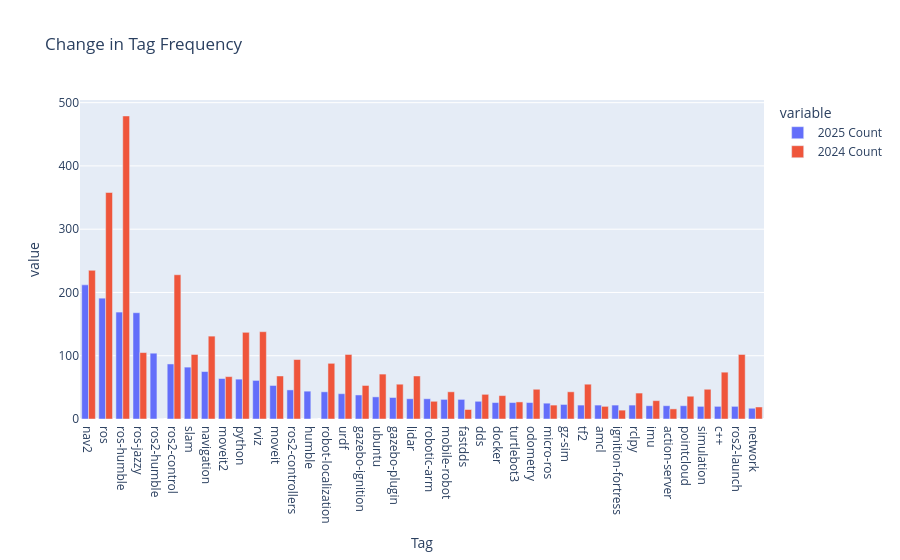

Notebook code cell kept with this figure:
### Code cell
fig = px.bar(df[2:42], x="Tag", y=["2025 Count","2024 Count"], barmode='group',title="Change in Tag Frequency")
fig.show()

### Figure 1 — Plotly figure (JSON) as saved in the notebook; plotly's stock layout.template omitted (floating-point values rounded to 4 significant figures)
{"data": [{"alignmentgroup": "True", "hovertemplate": "variable=2025 Count<br>Tag=%{x}<br>value=%{y}<extra></extra>", "legendgroup": "2025 Count", "marker": {"color": "#636efa", "pattern": {"shape": ""}}, "name": "2025 Count", "offsetgroup": "2025 Count", "orientation": "v", "showlegend": true, "textposition": "auto", "type": "bar", "x": ["nav2", "ros", "ros-humble", "ros-jazzy", "ros2-humble", "ros2-control", "slam", "navigation", "moveit2", "python", "rviz", "moveit", "ros2-controllers", "humble", "robot-localization", "urdf", "gazebo-ignition", "ubuntu", "gazebo-plugin", "lidar", "robotic-arm", "mobile-robot", "fastdds", "dds", "docker", "turtlebot3", "odometry", "micro-ros", "gz-sim", "tf2", "amcl", "ignition-fortress", "rclpy", "imu", "action-server", "pointcloud", "simulation", "c++", "ros2-launch", "network"], "xaxis": "x", "y": [212.0, 191.0, 169.0, 168.0, 104.0, 87.0, 82.0, 75.0, 64.0, 63.0, 61.0, 53.0, 46.0, 44.0, 43.0, 40.0, 38.0, 35.0, 34.0, 32.0, 32.0, 31.0, 31.0, 28.0, 26.0, 26.0, 26.0, 25.0, 23.0, 22.0, 22.0, 22.0, 22.0, 21.0, 21.0, 21.0, 20.0, 20.0, 20.0, 17.0], "yaxis": "y"}, {"alignmentgroup": "True", "hovertemplate": "variable=2024 Count<br>Tag=%{x}<br>value=%{y}<extra></extra>", "legendgroup": "2024 Count", "marker": {"color": "#EF553B", "pattern": {"shape": ""}}, "name": "2024 Count", "offsetgroup": "2024 Count", "orientation": "v", "showlegend": true, "textposition": "auto", "type": "bar", "x": ["nav2", "ros", "ros-humble", "ros-jazzy", "ros2-humble", "ros2-control", "slam", "navigation", "moveit2", "python", "rviz", "moveit", "ros2-controllers", "humble", "robot-localization", "urdf", "gazebo-ignition", "ubuntu", "gazebo-plugin", "lidar", "robotic-arm", "mobile-robot", "fastdds", "dds", "docker", "turtlebot3", "odometry", "micro-ros", "gz-sim", "tf2", "amcl", "ignition-fortress", "rclpy", "imu", "action-server", "pointcloud", "simulation", "c++", "ros2-launch", "network"], "xaxis": "x", "y": [235.0, 358.0, 479.0, 105.0, 0.0, 228.0, 102.0, 131.0, 67.0, 137.0, 138.0, 68.0, 94.0, 0.0, 88.0, 102.0, 53.0, 71.0, 55.0, 68.0, 28.0, 43.0, 15.0, 39.0, 37.0, 27.0, 47.0, 22.0, 43.0, 55.0, 20.0, 14.0, 41.0, 29.0, 16.0, 36.0, 47.0, 74.0, 102.0, 19.0], "yaxis": "y"}], "layout": {"barmode": "group", "legend": {"title": {"text": "variable"}, "tracegroupgap": 0}, "title": {"text": "Change in Tag Frequency"}, "xaxis": {"anchor": "y", "domain": [0, 1], "title": {"text": "Tag"}}, "yaxis": {"anchor": "x", "domain": [0, 1], "title": {"text": "value"}}}}
